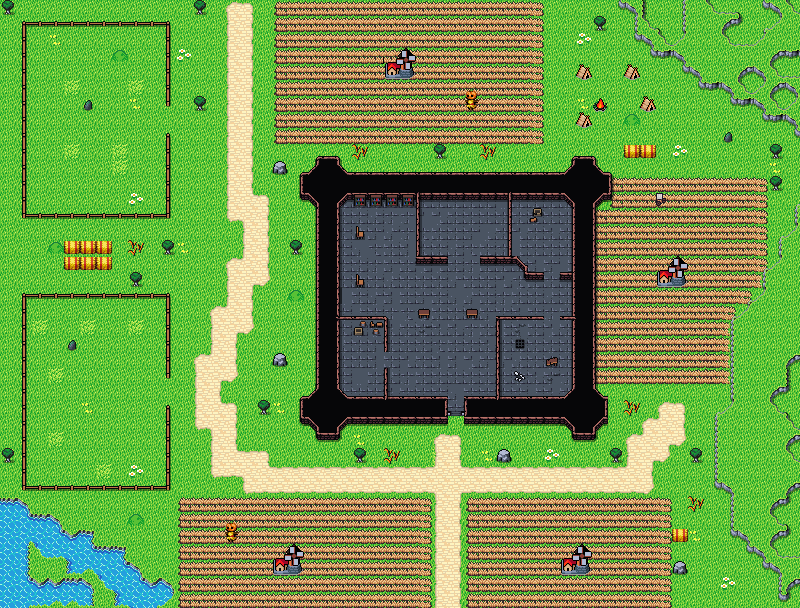

Rendered tile map (Tiled .tmx) drawn with the repository's tilesets; below, a short description and the map source with its tile grids summarised:
An orthogonal 50x38 tile map with 16x16 px tiles, 6 tile layers (Subbackground, Background, Walls, Clutter, ...), 3 tilesets and 51 objects.

<map version="1.10" tiledversion="1.10.1" orientation="orthogonal" renderorder="right-down" width="50" height="38" tilewidth="16" tileheight="16" infinite="0" nextlayerid="11" nextobjectid="105">
 <editorsettings>
  <export target="wastetown..tmx" format="tmx" />
 </editorsettings>
 <tileset firstgid="1" source="../../../../common/maps/tileset/main.tsx" />
 <tileset firstgid="10113" source="../../../../common/maps/tileset/buildings.tsx" />
 <tileset firstgid="11905" source="../../../../common/maps/tileset/FarmFood.tsx" />
 <layer id="10" name="Subbackground" width="50" height="38">
  <data>[1900 cells, 3 non-empty, 3 distinct tile ids]</data>
 </layer>
 <layer id="1" name="Background" width="50" height="38">
  <data>[1900 cells, 1805 non-empty, 32 distinct tile ids]</data>
 </layer>
 <layer id="2" name="Walls" width="50" height="38">
  <data>[1900 cells, 814 non-empty, 54 distinct tile ids]</data>
 </layer>
 <layer id="3" name="Clutter" width="50" height="38">
  <data>[1900 cells, 888 non-empty, 55 distinct tile ids]</data>
 </layer>
 <layer id="9" name="Clutter Above" width="50" height="38">
  <data>[1900 cells, 21 non-empty, 4 distinct tile ids]</data>
 </layer>
 <layer id="8" name="WallsBis" width="50" height="38">
  <properties>
   <property name="spriteLayer" type="bool" value="true" />
  </properties>
  <data>[1900 cells, 252 non-empty, 46 distinct tile ids]</data>
 </layer>
 <objectgroup id="4" name="Objects">
  <object id="38" template="../../../../common/maps/obj/entry_up.tx" x="431.373" y="607.359" width="37.6667" height="16">
   <properties>
    <property name="teleport" value="" />
   </properties>
  </object>
  <object id="50" template="../../../../common/maps/obj/enemy.tx" x="612.849" y="129.33">
   <properties>
    <property name="displayNameOverride" value="Plebeian Overseer" />
    <property name="enemy" value="Human Mercenary" />
    <property name="threatRange" type="int" value="50" />
   </properties>
  </object>
  <object id="51" template="../../../../common/maps/obj/treasure.tx" x="431.345" y="221.668">
   <properties>
    <property name="reward">[
  {
    "type": "card",
    "probability": 1,
    "count": 1,
    "cardName": "Steam Catapult|PO2"
  },
  {
    "type": "card",
    "probability": 1,
    "count": 1,
    "cardName": "Righteous Fury|PO2"
  },
  {
    "type": "card",
    "probability": 1,
    "count": 1,
    "cardName": "Angel of Fury|PO2"
  },
  {
    "type": "card",
    "sourceDeck": "decks/rewards/tier-S.dck",
    "probability": 0.7,
    "count": 4,
    "addMaxCount": 3
  },
  {
    "type": "card",
    "sourceDeck": "decks/rewards/tier-A.dck",
    "probability": 0.6,
    "count": 4,
    "addMaxCount": 3
  },
  {
    "type": "card",
    "sourceDeck": "decks/rewards/tier-B.dck",
    "probability": 0.4,
    "count": 4,
    "addMaxCount": 3
  },
  {
    "type": "card",
    "sourceDeck": "decks/rewards/tier-C.dck",
    "probability": 0.2,
    "count": 4,
    "addMaxCount": 3
  },
  {
    "type": "card",
    "sourceDeck": "decks/rewards/tier-D.dck",
    "probability": 0.08,
    "count": 4,
    "addMaxCount": 3
  },
  {
    "type": "card",
    "sourceDeck": "decks/rewards/tier-E.dck",
    "probability": 0.02,
    "count": 4,
    "addMaxCount": 3
  }
]</property>
   </properties>
  </object>
  <object id="52" template="../../../../common/maps/obj/gold.tx" x="30.0087" y="46.013" />
  <object id="54" template="../../../../common/maps/obj/enemy.tx" x="273.845" y="528.006">
   <properties>
    <property name="displayNameOverride" value="Oppressed Farmer" />
    <property name="enemy" value="Farmer" />
    <property name="waypoints" value="wait1,93,97,93,78,wait1,93" />
   </properties>
  </object>
  <object id="56" template="../../../../common/maps/obj/gold.tx" x="467.157" y="219.348" />
  <object id="59" template="../../../../common/maps/obj/enemy.tx" x="354.627" y="370.97">
   <properties>
    <property name="enemy" value="Human Guard" />
    <property name="threatRange" type="int" value="20" />
   </properties>
  </object>
  <object id="60" template="../../../../common/maps/obj/collision.tx" x="111.336" y="606.411" width="685.775" height="16" />
  <object id="61" template="../../../../common/maps/obj/collision.tx" x="-16.1944" y="-15.9587" width="817.02" height="16" />
  <object id="62" template="../../../../common/maps/obj/collision.tx" x="-15.5812" y="-1.4281" width="15.6533" height="639.431" />
  <object id="63" template="../../../../common/maps/obj/manashards.tx" x="621.845" y="100.769" />
  <object id="64" template="../../../../common/maps/obj/manashards.tx" x="136.365" y="459.971" />
  <object id="65" template="../../../../common/maps/obj/waypoint.tx" x="231.579" y="24.085" />
  <object id="66" template="../../../../common/maps/obj/waypoint.tx" x="318.885" y="98.1159" />
  <object id="68" template="../../../../common/maps/obj/waypoint.tx" x="637.392" y="604.163" width="11.3333" height="16.9312" />
  <object id="69" template="../../../../common/maps/obj/booster.tx" x="529.946" y="244.17">
   <properties>
    <property name="reward">[
  {
    "editions": [ "MMQ", "NMS", "PTK" ],
    "type": "card",
    "count": 10,
    "rarity": [ "Common" ]
    "colors": [ "white","green"]
  },
  {
    "editions": [ "MMQ", "NMS", "PTK" ],
    "type": "card",
    "count": 3,
    "rarity": [ "Uncommon" ]
    "colors": [ "white","green" ]
  },
  {
    "editions": [ "MMQ", "NMS", "PTK" ],
    "type": "card",
    "count": 1,
    "rarity": [ "Rare" ]
    "colors": [ "white","green" ]
  }
]
</property>
   </properties>
  </object>
  <object id="70" template="../../../../common/maps/obj/booster.tx" x="600.176" y="84.2959">
   <properties>
    <property name="reward">[
  {
    "editions": [ "MMQ", "NMS", "PTK" ],
    "type": "card",
    "count": 10,
    "rarity": [ "Common" ]
    "colors": [ "white","green"]
  },
  {
    "editions": [ "MMQ", "NMS", "PTK" ],
    "type": "card",
    "count": 3,
    "rarity": [ "Uncommon" ]
    "colors": [ "white","green" ]
  },
  {
    "editions": [ "MMQ", "NMS", "PTK" ],
    "type": "card",
    "count": 1,
    "rarity": [ "Rare" ]
    "colors": [ "white","green" ]
  }
]
</property>
   </properties>
  </object>
  <object id="71" template="../../../../common/maps/obj/enemy.tx" x="710.333" y="284.667">
   <properties>
    <property name="displayNameOverride" value="Oppressed Farmer" />
    <property name="enemy" value="Farmer" />
    <property name="waypoints" value="wait1,75,77,98,76" />
   </properties>
  </object>
  </objectgroup>
</map>
<!-- 33 of 51 objects omitted -->
